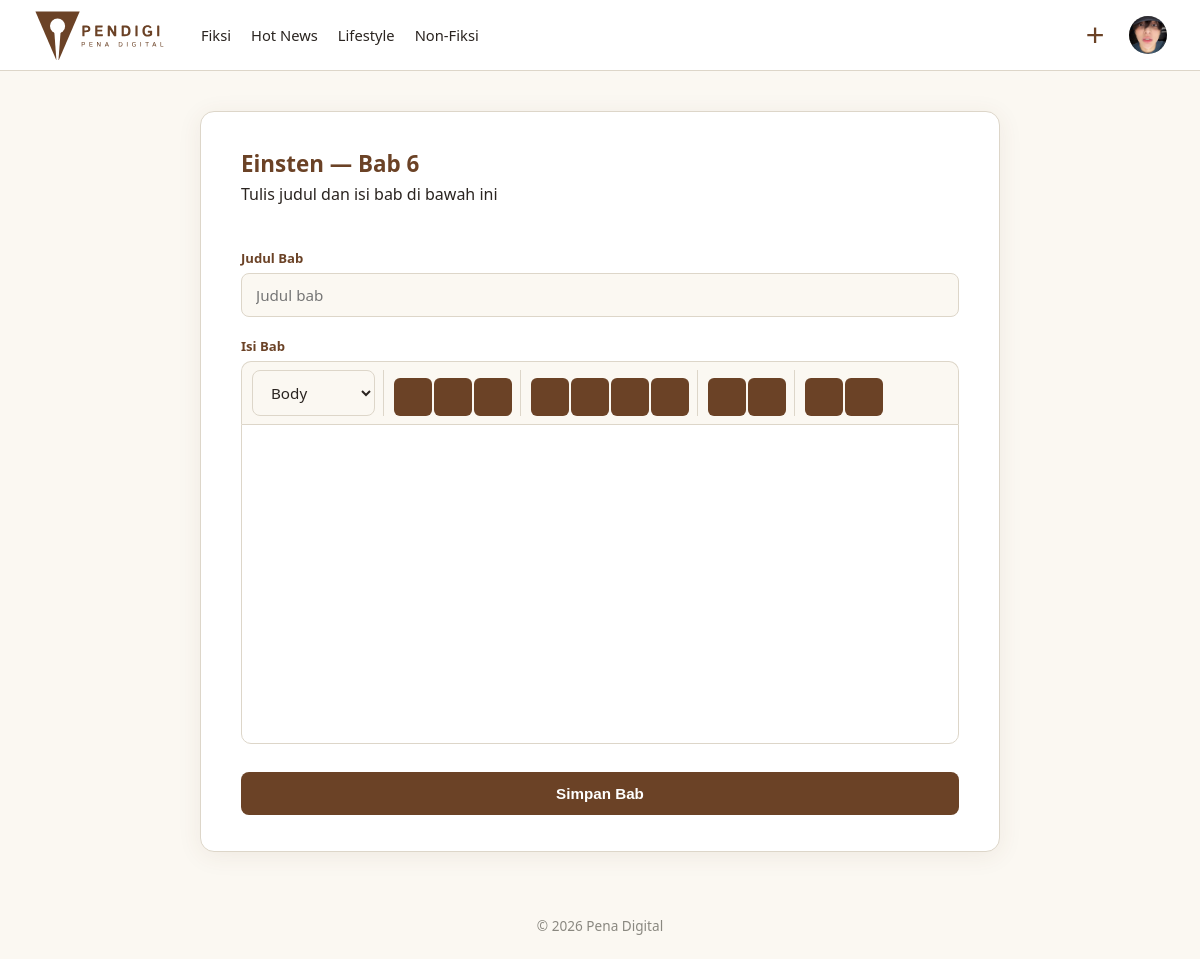
Page /fiksi/7/bab/tambah/ (signed in) on the committed database.
### articles/models.py (models this page shows, shortened)
class Categories(models.Model):
    name = models.CharField(max_length=50, unique=True)
    class Meta:
        verbose_name_plural = "Categories"

### accounts/models.py (models this page shows, shortened)
class Users(AbstractUser):
    role = models.CharField(
        max_length=20,
        choices=Role.choices,
        default=Role.PEMBACA
    )
    status_kontributor = models.CharField(
        max_length=20,
        choices=StatusKontributor.choices,
        default=StatusKontributor.NONE
    )
    profile_picture = models.ImageField(upload_to='profile_pictures/', null=True, blank=True)
    bio = models.CharField(max_length=150, blank=True)

### fiction/models.py (models this page shows, shortened)
class Stories(models.Model):
    author = models.ForeignKey(
        Users, on_delete=models.CASCADE,
        limit_choices_to={'status_kontributor': StatusKontributor.APPROVED},
        related_name='stories'
    )
    title = models.CharField(max_length=150)
    cover = models.ImageField(upload_to='stories/covers/', null=True, blank=True)
    description = models.TextField()
    genre = models.CharField(max_length=20, choices=GenreFiksi.choices)
    tags = models.CharField(max_length=200, blank=True, help_text="Pisahkan tag dengan spasi")
    target_pembaca = models.CharField(max_length=20, choices=TargetPembaca.choices, default=TargetPembaca.UMUM)
    status = models.CharField(max_length=20, choices=StatusStory.choices, default=StatusStory.PENDING)
    is_completed = models.BooleanField(default=False)
    views_count = models.PositiveIntegerField(default=0)
    created_at = models.DateTimeField(auto_now_add=True)
    published_at = models.DateTimeField(null=True, blank=True)
    class Meta:
        ordering = ['-created_at']
        verbose_name_plural = "Stories"

### fiction/views.py (the view)
# urls.py: path('<int:story_id>/bab/tambah/', views.add_chapter, name='add_chapter'),
@login_required
def add_chapter(request, story_id):
    story = get_object_or_404(Stories, pk=story_id, author=request.user)
    next_number = story.chapters.count() + 1
    if request.method == 'POST':
        form = ChapterForm(request.POST)
        if form.is_valid():
            chapter = form.save(commit=False)
            chapter.story = story
            chapter.chapter_number = next_number
            chapter.save()
            messages.success(request, f'Bab {next_number} berhasil disimpan.')
            return redirect('fiction:chapter_list', story_id=story.pk)
    else:
        form = ChapterForm()
    return render(request, 'fiction/chapter_form.html', {
        'form': form, 'story': story, 'chapter_number': next_number, 'is_edit': False
    })

### fiction/forms.py
class ChapterForm(forms.ModelForm):
    class Meta:
        model = Chapters
        fields = ['title', 'content']
        widgets = {
            'title': forms.TextInput(attrs={'placeholder': 'Judul bab'}),
            'content': forms.Textarea(attrs={'id': 'id_content_raw', 'class': 'hidden-raw-content'}),
        }
    def __init__(self, *args, **kwargs):
        super().__init__(*args, **kwargs)
        self.fields['content'].required = False

### articles/context_processor.py (called while the page is built)
def navbar_categories(request):
    return {
        'navbar_categories': Categories.objects.all().order_by('name')
    }

### fiction/context_processors.py (called while the page is built)
def fiction_navigation(request):
    all_tags_raw = (
        Stories.objects
        .filter(status=StatusStory.APPROVED)
        .exclude(tags='')
        .values_list('tags', flat=True)
    )
    unique_tags = set()
    for tag_string in all_tags_raw:
        for tag in tag_string.split():
            tag = tag.strip().lower()
            if tag:
                unique_tags.add(tag)
    return {
        'fiction_tags': sorted(unique_tags),
    }

### fiction/templates/fiction/chapter_form.html (shortened to what this page needs)
{% extends 'fiction/fiction_base.html' %}
{% load static %}
{% block extra_css %}
<link rel="stylesheet" href="{% static 'css/forms.css' %}">
<link rel="stylesheet" href="{% static 'css/upload.css' %}">
<link rel="stylesheet" href="{% static 'css/chapter-editor.css' %}">
<link href="https://cdn.jsdelivr.net/npm/quill@2.0.2/dist/quill.snow.css" rel="stylesheet">
{% endblock %}
{% block fiction_content %}
<div class="upload-card chapter-editor-card">
    <h2>{{ story.title }} — Bab {{ chapter_number }}</h2>
    <p class="auth-subtitle">Tulis judul dan isi bab di bawah ini</p>
    <br><br>
    <form method="post" class="auth-form" id="chapterForm">
        <div class="field">
            <label for="{{ form.title.id_for_label }}">Judul Bab</label>
            {{ form.title }}
        </div>
        <div class="field">
            <label>Isi Bab</label>
            <div id="quillToolbar">
                <span class="ql-formats">
                    <select class="ql-header">
                        <option value="">Body</option>
                    </select>
                </span>
                <span class="ql-formats">
                    <button class="ql-bold"></button>
                    <button class="ql-italic"></button>
                    <button class="ql-underline"></button>
                </span>
                <span class="ql-formats">
                    <button class="ql-align" value=""></button>
                    <button class="ql-align" value="center"></button>
                    <button class="ql-align" value="right"></button>
                    <button class="ql-align" value="justify"></button>
                </span>
                <span class="ql-formats">
                    <button class="ql-list" value="ordered"></button>
                    <button class="ql-list" value="bullet"></button>
                </span>
                <span class="ql-formats">
                    <button class="ql-blockquote"></button>
                    <button class="ql-code-block"></button>
                </span>
            </div>
            <div id="quillEditor"></div>
        </div>
        <button type="submit">Simpan Bab</button>
    </form>
</div>
{% endblock %}

### templates/app_base.html (shortened to what this page needs)
{% extends 'base.html' %}
{% load static %}
{% block body %}
<header class="navbar">
    <a
        href="{% url 'articles:article_list' %}"
        class="brand"
    >
        <img
            src="{% static 'images/pendigi-logo-tulisan.svg' %}"
            alt="Pena Digital"
            class="logo"
        >
    </a>
    <div
        class="navbar-collapse"
        id="navbarCollapse"
    >
        <nav class="nav-links">
            {% for cat in navbar_categories %}
                {% if cat.name|lower == 'fiksi' %}
                    <a href="{% url 'fiction:story_list' %}">
                        {{ cat.name }}
                    </a>
                {% else %}
                    <a
                        href="{% url 'articles:article_list' %}?kategori={{ cat.name|urlencode }}"
                    >
                        {{ cat.name }}
                    </a>
                {% endif %}
            {% endfor %}
        </nav>
        <div class="navbar-actions">
            {% if user.is_authenticated %}
                {% if user.status_kontributor == 'approved' and user.role != 'admin' %}
                    <div class="navbar-dropdown create-dropdown">
                        <button
                            type="button"
                            class="navbar-icon-button"
                            aria-label="Buat konten"
                            aria-expanded="false"
                        >
                            <span class="plus-icon">+</span>
                        </button>
                    </div>
                {% endif %}
                <div class="navbar-dropdown profile-dropdown">
                    <button
                        type="button"
                        class="navbar-profile-button"
                        aria-label="Menu profil"
                        aria-expanded="false"
                    >
                        {% if user.profile_picture %}
                            <img
                                src="{{ user.profile_picture.url }}"
                                alt="{{ user.username }}"
                                class="navbar-profile-avatar"
                            >
                        {% else %}
                            <span class="navbar-profile-avatar navbar-profile-placeholder">
                                {{ user.username|first|upper }}
                            </span>
                        {% endif %}
                    </button>
                </div>
            {% endif %}
        </div>
    </div>
</header>
<main class="content">
    {% block content %}
    {% endblock %}
</main>
<footer class="footer">
    <p>
        &copy; {% now 'Y' %} Pena Digital
    </p>
</footer>
{% endblock %}

### static/css/base.css (style rules this page uses)
:root { --paper: #FBF8F2; --ink: #2F5D50; --ink-dark: #234840; --brown: #6B4226; --brown-dark: #54331d; --divider: #DDD6C9; --text: #2A2420; }
* { box-sizing: border-box; margin: 0; padding: 0; }
body { font-family: system-ui, -apple-system, sans-serif; background: var(--paper); color: var(--text); }
a { color: inherit; }
.content { max-width: 1000px; margin: 32px auto; padding: 0 16px; }
.footer { text-align: center; padding: 24px; color: #8a8880; font-size: 0.85rem; }
.navbar { position: relative; display: flex; align-items: center; width: 100%; padding: 10px 32px; background: #fff; border-bottom: 1px solid var(--divider); gap: 28px; z-index: 1000; }
.brand { display: flex; align-items: center; flex-shrink: 0; text-decoration: none; }
.logo { display: block; width: auto; height: 50px; }
.navbar-collapse { display: flex; align-items: center; justify-content: space-between; flex: 1; min-width: 0; gap: 24px; }
.nav-links { display: flex; align-items: center; gap: 20px; white-space: nowrap; }
.nav-links a { color: var(--text); font-size: 0.92rem; text-decoration: none; transition: color .15s ease; }
.navbar-actions { display: flex; align-items: center; gap: 14px; flex-shrink: 0; }
.navbar-icon-button { display: flex; align-items: center; justify-content: center; width: 38px; height: 38px; padding: 0; border: none; background: transparent; color: var(--brown); cursor: pointer; border-radius: 50%; transition: background .15s ease, color .15s ease; }
.plus-icon { font-size: 32px; font-weight: 300; line-height: 1; }
.navbar-profile-button { display: flex; align-items: center; justify-content: center; width: 40px; height: 40px; padding: 0; border: none; background: transparent; cursor: pointer; border-radius: 50%; }
.navbar-profile-avatar { display: flex; align-items: center; justify-content: center; width: 38px; height: 38px; border-radius: 50%; object-fit: cover; background: #d8d3c8; color: var(--text); font-size: .9rem; font-weight: 600; }
.navbar-dropdown { position: relative; }

### static/css/forms.css (style rules this page uses)
.auth-form label { display: block; font-size: 0.85rem; font-weight: 600; color: var(--brown); margin-bottom: 6px; }
.auth-form input, .auth-form textarea, .auth-form select { width: 100%; border: 1.5px solid var(--divider); border-radius: 8px; background: var(--paper); padding: 11px 14px; font-size: 0.95rem; color: var(--text); outline: none; font-family: inherit; transition: border-color .15s ease; }
.auth-form button { width: 100%; padding: 13px; margin-top: 8px; background: var(--brown); color: #fff; border: none; border-radius: 8px; font-weight: 600; font-size: 0.95rem; cursor: pointer; transition: background .15s ease; }
.upload-card { max-width: 640px; margin: 40px auto; background: #ffffff; border: 1px solid var(--divider); border-radius: 14px; padding: 36px 40px; box-shadow: 0 4px 24px rgba(107, 66, 38, 0.08); }
.upload-card h2 { color: var(--brown); font-size: 1.4rem; margin-bottom: 4px; }

### static/css/upload.css (style rules this page uses)
.field { margin-bottom: 20px; }
.field label { display: block; font-size: 0.82rem; font-weight: 600; color: var(--brown); margin-bottom: 6px; }
.field input[type=text], .field textarea { width: 100%; border: 1.5px solid var(--divider); border-radius: 8px; background: var(--paper); padding: 11px 14px; font-size: 0.95rem; color: var(--text); outline: none; font-family: inherit; transition: border-color .15s ease; }

### static/css/chapter-editor.css (style rules this page uses)
.chapter-editor-card { max-width: 800px; }
#quillToolbar { display: flex; align-items: center; gap: 4px; border: 1.5px solid var(--divider) !important; border-bottom: none !important; border-radius: 10px 10px 0 0; background: var(--paper); padding: 8px 10px !important; }
#quillToolbar .ql-formats { display: flex; align-items: center; gap: 2px; padding-right: 8px; margin-right: 6px !important; border-right: 1px solid var(--divider); }
#quillToolbar .ql-formats:last-child { border-right: none; padding-right: 0; margin-right: 0 !important; }
#quillToolbar button { width: 38px; height: 38px; border-radius: 6px; display: flex; align-items: center; justify-content: center; transition: background .12s ease; }
#quillEditor { min-height: 320px; background: #fff; border: 1.5px solid var(--divider) !important; border-radius: 0 0 10px 10px; font-size: 0.95rem; font-family: inherit; transition: border-color .15s ease; }

### rows in the picture
Categories: name "Fiksi"
Categories: name "Hot News"
Categories: name "Lifestyle"
Categories: name "Non-Fiksi"
Users: profile_picture (picture)
Stories: title "Einsten"

### other values in the picture
{{ chapter_number }} "6"
